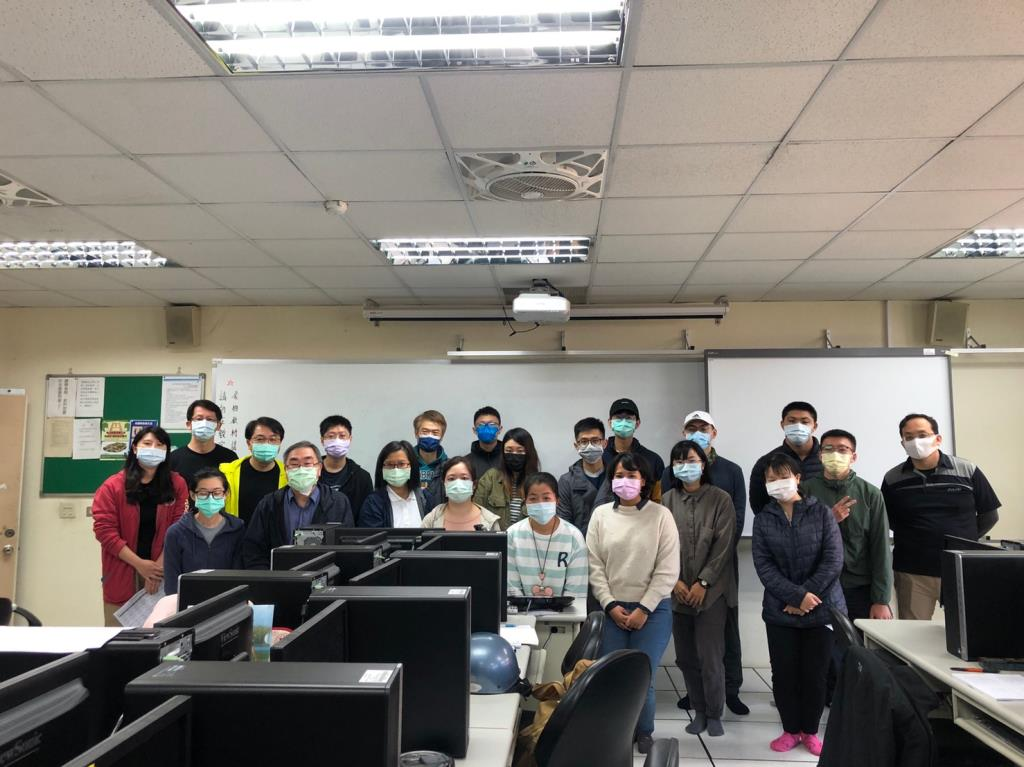
#> input picture test.jpg, 1024 x 767 px
$ python test.py
#> lines starting #> are read from the running program, lines starting #| are printed output that depends on the picture; after the words box and inside, x2 and y2 are one past the last pixel; in counts of white or black regions, pixels touching at a corner belong together
import cv2
import numpy as np
from matplotlib import pyplot as plt

img = cv2.imread('test.jpg',1)
#> img is the input picture: shape (767, 1024, 3); mean B, G, R 117.7, 124.5, 129.4

roi=img[77:122,640:788]
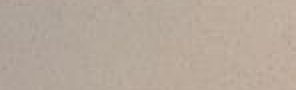
#> roi: shape (45, 148, 3) (shown 2 times larger); mean B, G, R 155.7, 168.7, 182.7
img[149:194,460:608]=roi
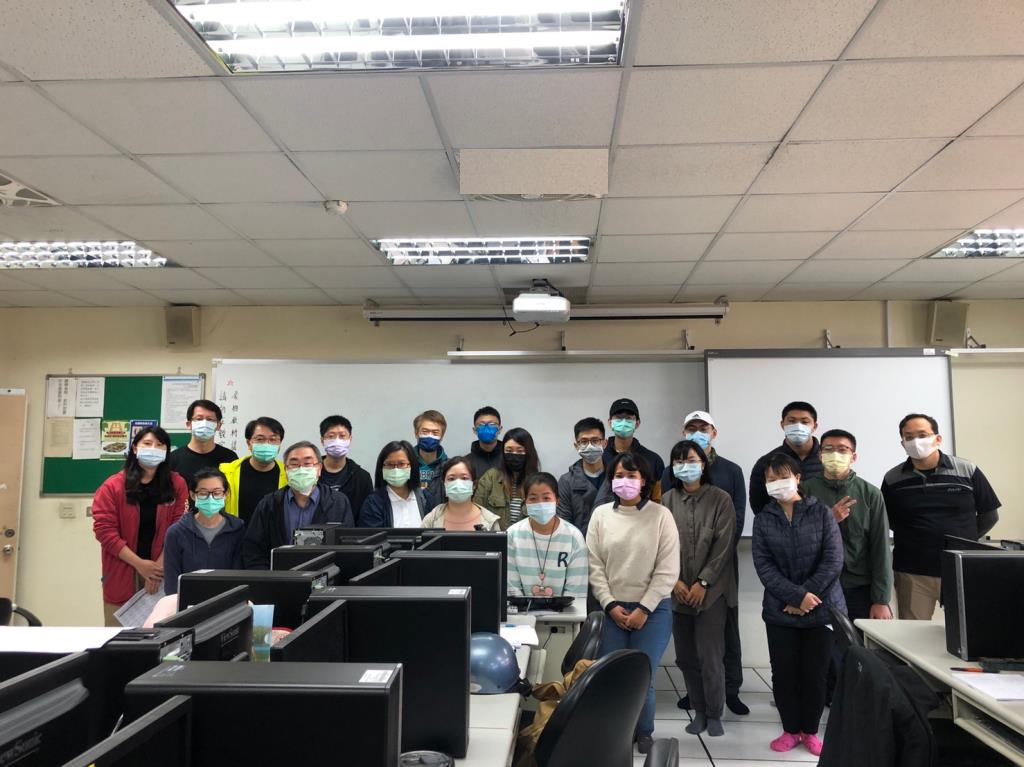
#> img: shape (767, 1024, 3); 0.85% of pixels changed, all inside (x1, y1, x2, y2) = (460, 149, 608, 194)
# roi=img[200:400, 200:400]
# img[100:300,100:300]=roi

img1 = cv2.cvtColor(img,cv2.COLOR_BGR2RGB)
plt.imshow(img1)
plt.xticks([]), plt.yticks([])
plt.show()

# [5 lines of commented-out code are left out]

$ run again, with akb.jpg copied over test.jpg
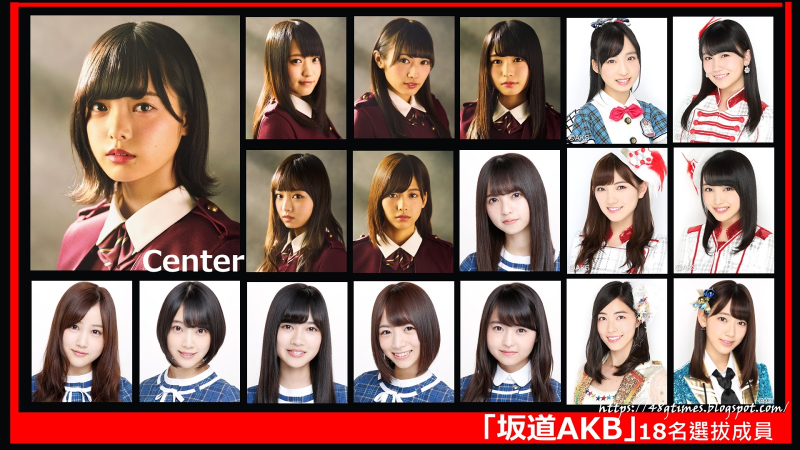
#> input picture akb.jpg, 1600 x 900 px (shown at 1/2 size)
#> img is the input picture: shape (900, 1600, 3); mean B, G, R 99.6, 106.3, 140.6
#> `roi=img[77:122,640:788]`:
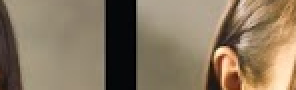
#> roi: shape (45, 148, 3) (shown 2 times larger); mean B, G, R 96.4, 119.1, 136.3
#> `img[149:194,460:608]=roi`:
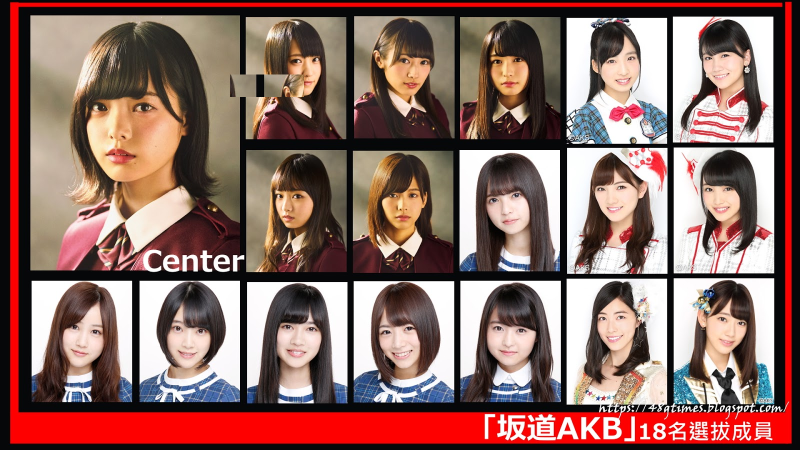
#> img: shape (900, 1600, 3) (shown at 1/2 size); 0.46% of pixels changed, all inside (x1, y1, x2, y2) = (460, 149, 608, 194)
